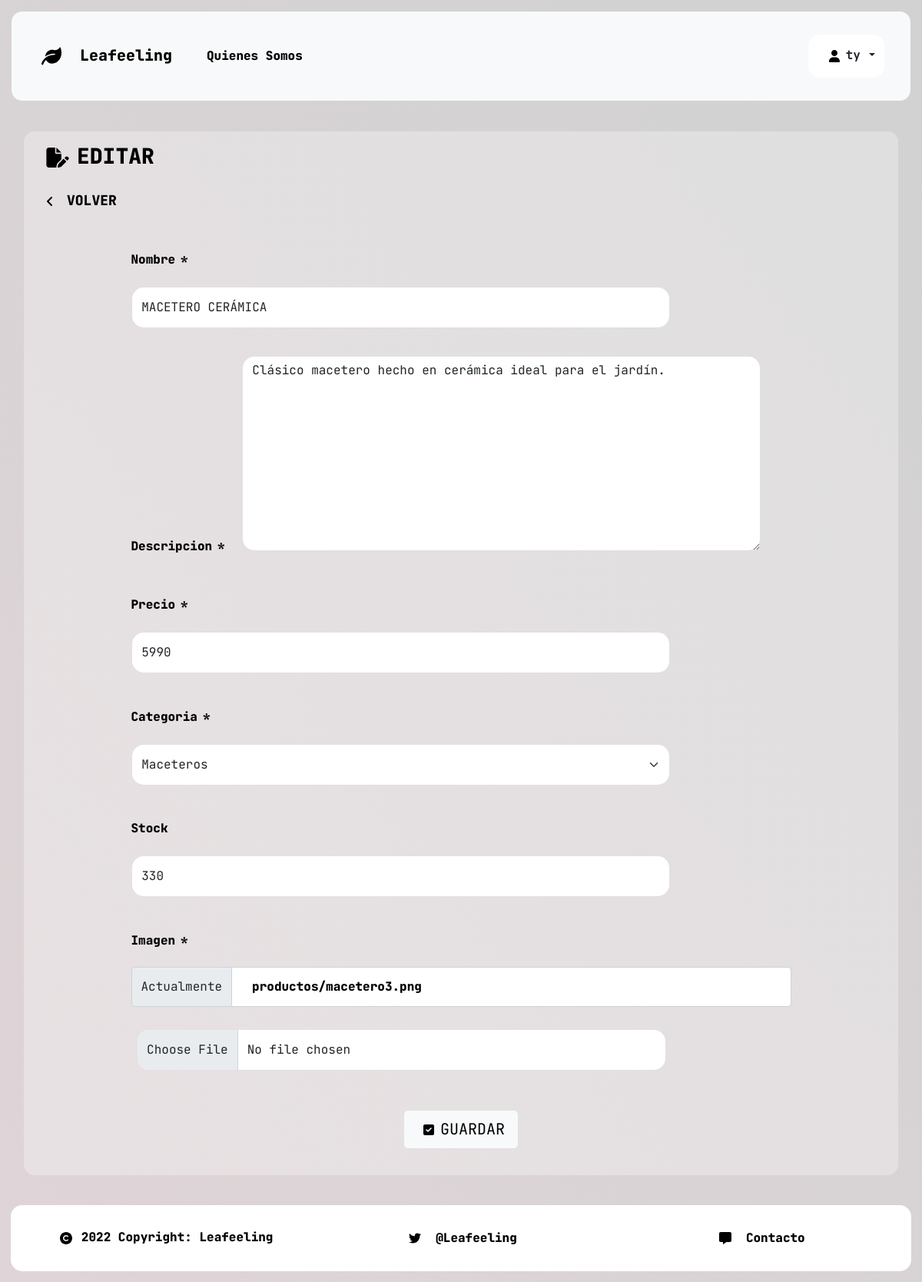
The app's page /modificar/7/ (signed in) with its own data.
### Leaf/models.py (models this page shows, shortened)
class Producto(models.Model):
    nombre = models.CharField(max_length=51)
    descripcion = models.TextField()
    precio = models.IntegerField()
    categoria = models.ForeignKey(Categoria, on_delete=models.CASCADE)
    stock = models.IntegerField(null=True, blank=True)
    imagen = models.ImageField(upload_to="productos/", null=True)

class Categoria(models.Model):
    nombre = models.CharField(max_length=50)
    descripcion = models.CharField(max_length=100)
    def __str__(self):
        return self.nombre

### Leaf/views.py (the view, shortened to what this page needs)
# urls.py: path('modificar/<id>/', modificar, name="modificar"),
@permission_required('Leaf.change_producto')
def modificar(request, id):
    Productos = get_object_or_404(Producto, id = id)
    data = {"Form": ProductoForm(instance=Productos)}
    return render(request, 'Leaf/modificar.html', data)

### Leaf/forms.py
class ProductoForm(forms.ModelForm):
    class Meta:
        model = Producto
        fields = "__all__"

### Leaf/templates/Leaf/modificar.html (shortened to what this page needs)
{% extends 'Leaf/base.html'%}
{% load static %}
{% load crispy_forms_tags %}
{% block content %}
<div class="container" id="descrip">
    <h3 style="text-align: left;" id="Title"><img class="inline-imgx" src="{% static 'Leaf/img/file-pen-solid.svg'%}" alt="">EDITAR</h3>
    <label for="crear" class="label"><img class="inline-img" src="{% static 'Leaf/img/angle-left-solid.svg'%}" alt=""><a class="VOLVER" href="/administracion">VOLVER</a></label>
    <form method="post" enctype="multipart/form-data">
        <div class="row">
            <div class="col-md-1">
            </div>
            <div class="col-md-10">
                <div style="text-align: left;">
                    {% csrf_token %} {{Form | crispy}}
                </div>
                <div style="text-align: center;">
                    <button type="submit" class="btn btn-light btn-primary btn-lg btn-block"><img class="inline-img" src="{% static 'Leaf/img/square-check-solid.svg'%}" alt="">GUARDAR</button>
                </div>
            </div>
            <div class="col-md-1">
            </div>
        </div>
    </form>
</div>
{% endblock %}

### Leaf/templates/Leaf/base.html (shortened to what this page needs)
{% load static %}
{% load unicorn %}
{% load humanize %}
<!DOCTYPE html>
<html lang="en">
<head>
    <link href="https://cdn.jsdelivr.net/npm/bootstrap@5.1.3/dist/css/bootstrap.min.css" rel="stylesheet">
    <link rel="stylesheet" href="{% static 'Leaf/css/style.css'%}">
</head>
<body class="main">
  <nav class="navbar navbar-expand-lg navbar-light bg-light nav-border" id="descrip">
        <div class="container-fluid">
            <a class="navbar-brand" href="/ ">
              <img class="inline-imgx" src="{% static 'Leaf/img/leaf-solid.svg'%}" alt=""> Leafeeling
            </a>
        <div class="collapse navbar-collapse" id="navbarSupportedContent">
            <ul class="navbar-nav me-auto mb-2 mb-lg-0">
              <li class="nav-item">
                <a class="nav-link" href="/nosotros">Quienes Somos</a>
              </li>
              </ul>
                {% if user.is_authenticated %}
                  <div class="btn-group">
                      <button id="USER" type="button" class="btn dropdown-toggle" data-bs-toggle="dropdown" aria-expanded="false"><label for="username"><img class="inline-img" src="{% static 'Leaf/img/user-solid.svg'%}" alt="">{{user.username}}</label></button>
                  </div>
                {% else %}
                      <label for="username"><img class="inline-img" src="{% static 'Leaf/img/right-to-bracket-solid.svg'%}" alt=""><a class="" href="{% url 'login' %}">ACCESO</a></label>
                {% endif %}
            </div>
        </div>
  </nav>
      <div><br></div>
        {% block content%}
        {% endblock %}
      <div><br></div>
        <div id="foot" class="footer" style="text-align: center;">
          <div class="row">
            <div class="col-4">
              <label for="footer" class="footer-label"><img class="inline-img-footer" src="{% static 'Leaf/img/copyright-solid.svg'%}" alt="">2022 Copyright: Leafeeling</label>
            </div>
            <div class="col-4">
              <label for="footer" class="footer-label"><img class="inline-img-footer" src="{% static 'Leaf/img/twitter-brands.svg'%}" alt=""><a href="https://twitter.com/elonmusk?ref_src=twsrc%5Egoogle%7Ctwcamp%5Eserp%7Ctwgr%5Eauthor">@Leafeeling</a></label>
          </div>
          <div class="col-4">
            <label for="footer" class="footer-label"><img class="inline-img-footer" src="{% static 'Leaf/img/message-solid.svg'%}" alt=""><a href="/contacto">Contacto</a></label>
        </div>
        </div>
      </div>
</body>
</html>

### Leaf/static/Leaf/css/style.css (style rules this page uses)
* { font-family: 'JetBrains Mono', monospace; padding: 7px; font-weight: bolder; text-decoration-line: none !important; text-decoration-color: rgb(0, 80, 114); text-decoration-style: none !important; }
.main { background: rgb(223,212,215); background: linear-gradient(52deg, rgba(223,212,215,1) 0%, rgba(210,210,210,1) 93%); }
a { text-decoration-line: none !important; color: black !important; text-decoration-color: rgb(119, 119, 119) !important; text-decoration-style: none !important; }
img { border-radius: 15px; max-width: 100%; height: auto; }
#USER { border-radius: 15px; background-color: #ffffff; border-color: #DFD4D7; border-style: hidden; box-shadow: none; }
#descrip { background-color: rgba(255, 255, 255, 0.3); color: black; border-radius: 15px; background-clip: padding-box !important; border: 1px solid transparent; border-image: none; }
#Title { text-transform: uppercase; font-weight: 1000; text-align: center; }
.container-fluid { background-clip: padding-box !important; border: 1px solid transparent; border-image: none; }
.INGRESAR, .VOLVER { color: black; text-decoration: none; font-weight: 1000; font-size: large; }
.nav-border { border-radius: 15px; }
.footer, #foot { border-radius: 15px; background-color: rgb(255, 255, 255) !important; color: black; }
.numberinput, #id_nombre, #id_imagen, #id_categoria, #id_correo, #id_consulta, #id_mensaje { border-radius: 15px !important; width: 80%; border-style: none; text-align: left; line-height: 250% !important; margin: 1%; }
.select { border-radius: 15px !important; width: 77%; border-style: none; text-align: left; line-height: 250% !important; margin: 1%; }
#id_descripcion { border-radius: 15px; width: 77%; border-style: none; display: inline-block; }
.label { font-size: large; font-weight: 1000; text-align: center; }
.inline-img { width: 30px; height: 30px; position: left; border-radius: 0%; }
.inline-imgx { width: 50px; height: 40px; position: left; border-radius: 0%; }
.inline-img-footer { width: 40px; height: 30px; position: left; border-radius: 0%; }

### records on screen
Producto: nombre "MACETERO CERÁMICA", descripcion "Clásico macetero hecho en cerámica ideal para el jardín.", precio "5990", categoria "Maceteros", stock "330"

### other values on screen
{{ user.username }} "ty"
